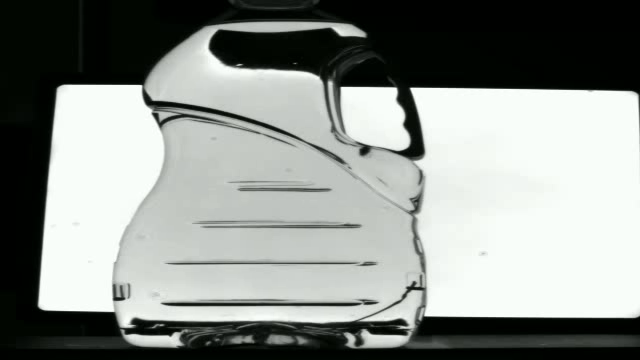
#> input picture frame 113 of 01_initial_detection/initial_detection_full.mp4, 640 x 360 px, given in place of autoencoding_clean.avi, which was not available
$ python generate_crops_from_video.py
#> lines starting #> are read from the running program, lines starting #| are printed output that depends on the picture; pictures that were not available may be replaced by others from this repository, and a replacement may not be noted
import cv2
import os
import numpy as np
from tqdm import tqdm

VIDEO_PATH = "../autoencoding_clean.avi"
OUTPUT_DIR = "dataset/train/clean_crops_320"
os.makedirs(OUTPUT_DIR, exist_ok=True)

IMG_SIZE = 320
CROP_RATIO = 0.6
AREA_THRESHOLD = 5000

fgbg = cv2.createBackgroundSubtractorMOG2(history=100, varThreshold=50, detectShadows=False)

cap = cv2.VideoCapture(VIDEO_PATH)
crop_count = 0

def center_crop_and_resize(img, ratio=0.6, size=320):
    h, w = img.shape[:2]
    new_h, new_w = int(h * ratio), int(w * ratio)
    y1, x1 = (h - new_h) // 2, (w - new_w) // 2
    crop = img[y1:y1 + new_h, x1:x1 + new_w]
    return cv2.resize(crop, (size, size))

while True:
    ret, frame = cap.read()
#> frame is the input picture: shape (360, 640, 3); mean B, G, R 138.8, 143, 138.5
    if not ret:
        break

    frame_resized = cv2.resize(frame, (640, 360))
    mask = fgbg.apply(frame_resized)
#> mask: shape (360, 640); every value is 255
    mask = cv2.morphologyEx(mask, cv2.MORPH_OPEN, np.ones((5, 5), np.uint8))
    mask = cv2.dilate(mask, np.ones((5, 5), np.uint8))

    contours, _ = cv2.findContours(mask, cv2.RETR_EXTERNAL, cv2.CHAIN_APPROX_SIMPLE)
#> contours = [[[0, 0], [0, 359], [639, 359], [639, 0]]]

    for cnt in contours:
        if cv2.contourArea(cnt) < AREA_THRESHOLD:
            continue
        x, y, w, h = cv2.boundingRect(cnt)
        roi = frame_resized[y:y+h, x:x+w]
        gray = cv2.cvtColor(roi, cv2.COLOR_BGR2GRAY)
        processed = center_crop_and_resize(gray, ratio=CROP_RATIO, size=IMG_SIZE)
        out_path = os.path.join(OUTPUT_DIR, f"crop_{crop_count:05}.png")
        cv2.imwrite(out_path, processed)
        crop_count += 1
#> this loop made 1 pass
#> (cnt, x, y, new_h in center_crop_and_resize, new_w in center_crop_and_resize, y1 in center_crop_and_resize) on pass 1: ([[0, 0], [0, 359], [639, 359], [639, 0]], 0, 0, 216, 384, 72)
#> pass 1, in center_crop_and_resize, `crop = img[y1:y1 + new_h, x1:x1 + new_w]`:
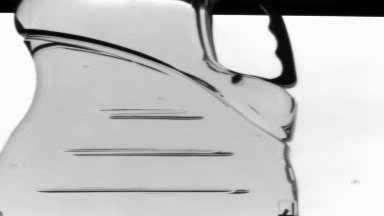
#> crop: shape (216, 384); min 0, max 255, mean 196.9
#> pass 1, `processed = center_crop_and_resize(gray, ratio=CROP_RATIO, size=IMG_SI..`:
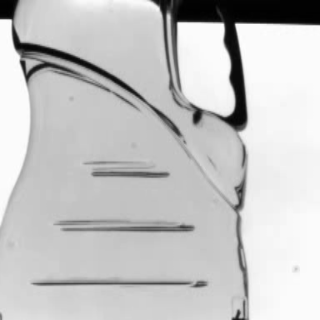
#> processed: shape (320, 320); min 0, max 254, mean 196.9
#> after the loop, crop_count = 1

cap.release()
print(f"{crop_count} adet 320x320 crop kaydedildi.")

$ run again, starting later in the video
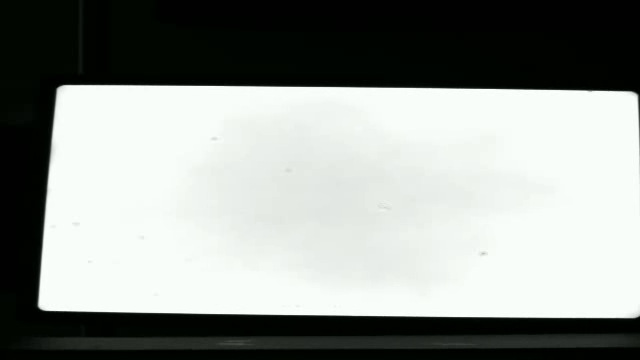
#> input picture frame 512 of 01_initial_detection/initial_detection_full.mp4, 640 x 360 px, given in place of autoencoding_clean.avi, which was not available
#> frame is the input picture: shape (360, 640, 3); mean B, G, R 144.6, 148.6, 144.2
#> mask: shape (360, 640); every value is 255
#> contours = [[[0, 0], [0, 359], [639, 359], [639, 0]]]
#> the loop `for cnt in contours:` made 1 pass
#> (cnt, x, y, new_h in center_crop_and_resize, new_w in center_crop_and_resize, y1 in center_crop_and_resize) on pass 1: ([[0, 0], [0, 359], [639, 359], [639, 0]], 0, 0, 216, 384, 72)
#> pass 1, in center_crop_and_resize, `crop = img[y1:y1 + new_h, x1:x1 + new_w]`:
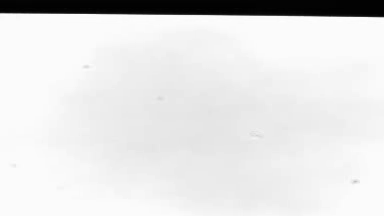
#> crop: shape (216, 384); min 1, max 254, mean 226.6
#> pass 1, `processed = center_crop_and_resize(gray, ratio=CROP_RATIO, size=IMG_SI..`:
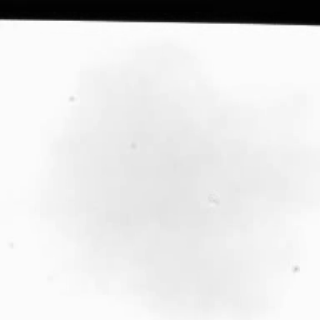
#> processed: shape (320, 320); min 1, max 254, mean 226.6
#> after the loop `for cnt in contours:`: crop_count = 1

$ run again, starting later in the video
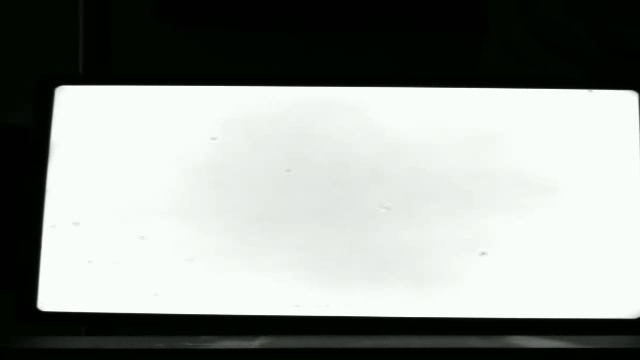
#> input picture frame 911 of 01_initial_detection/initial_detection_full.mp4, 640 x 360 px, given in place of autoencoding_clean.avi, which was not available
#> frame is the input picture: shape (360, 640, 3); mean B, G, R 145.7, 149.8, 145.3
#> mask: shape (360, 640); every value is 255
#> contours = [[[0, 0], [0, 359], [639, 359], [639, 0]]]
#> the loop `for cnt in contours:` made 1 pass
#> (cnt, x, y, new_h in center_crop_and_resize, new_w in center_crop_and_resize, y1 in center_crop_and_resize) on pass 1: ([[0, 0], [0, 359], [639, 359], [639, 0]], 0, 0, 216, 384, 72)
#> pass 1, in center_crop_and_resize, `crop = img[y1:y1 + new_h, x1:x1 + new_w]`:
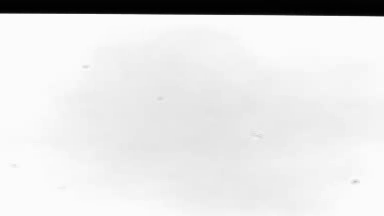
#> crop: shape (216, 384); min 0, max 254, mean 226.6
#> pass 1, `processed = center_crop_and_resize(gray, ratio=CROP_RATIO, size=IMG_SI..`:
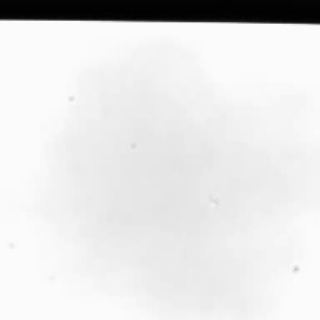
#> processed: shape (320, 320); min 0, max 254, mean 226.6
#> after the loop `for cnt in contours:`: crop_count = 1
